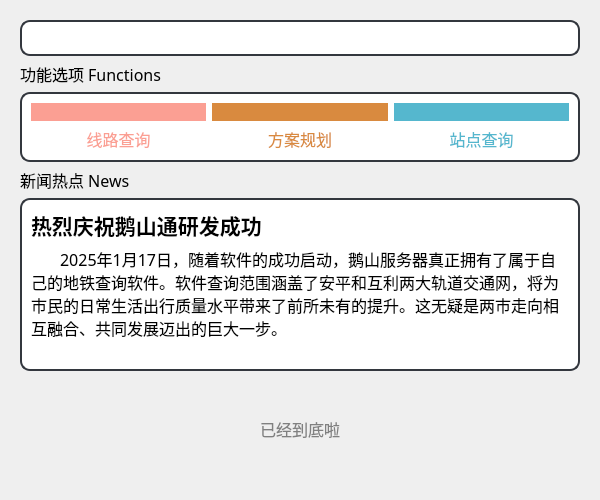
<?xml version="1.0" encoding="UTF-8"?>
<ui version="4.0">
 <class>Dialog</class>
 <widget class="QDialog" name="Dialog">
  <property name="geometry">
   <rect>
    <x>0</x>
    <y>0</y>
    <width>600</width>
    <height>500</height>
   </rect>
  </property>
  <property name="sizePolicy">
   <sizepolicy hsizetype="Expanding" vsizetype="Expanding">
    <horstretch>0</horstretch>
    <verstretch>0</verstretch>
   </sizepolicy>
  </property>
  <property name="maximumSize">
   <size>
    <width>600</width>
    <height>500</height>
   </size>
  </property>
  <property name="windowTitle">
   <string>鹅山通</string>
  </property>
  <property name="windowIcon">
   <iconset>
    <normaloff>icon.svg</normaloff>icon.svg</iconset>
  </property>
  <layout class="QVBoxLayout" name="verticalLayout" stretch="0">
   <item>
    <widget class="QScrollArea" name="scrollArea">
     <property name="sizePolicy">
      <sizepolicy hsizetype="Expanding" vsizetype="Expanding">
       <horstretch>0</horstretch>
       <verstretch>0</verstretch>
      </sizepolicy>
     </property>
     <property name="styleSheet">
      <string notr="true">QScrollArea {
	border: none;
}
QScrollBar:vertical {
	border: none;
	width: 10px;
	margin: 0px 0 0px 0;
}
QScrollBar::handle:vertical {
	background: Gainsboro;
	min-height: 20px;
	border-radius: 5px;
	border: none;
}
QScrollBar::add-line:vertical {
	border: 0px solid grey;
	height: 0px;
	subcontrol-position: bottom;
	subcontrol-origin: margin;
}
QScrollBar::sub-line:vertical {
	border: 0px solid grey;
	height: 0px;
	subcontrol-position: top;
	subcontrol-origin: margin;
}
QScrollBar::add-page:vertical, QScrollBar::sub-page:vertical {	
	background: none;
	width: 0px;
	height: 0px;
}
QScrollBar::handle:vertical:hover,QScrollBar::handle:vertical:pressed{
	background: rgb(209, 209, 209);
	min-height: 20px;
	border-radius: 5px;
	border: none;
}</string>
     </property>
     <property name="verticalScrollBarPolicy">
      <enum>Qt::ScrollBarAsNeeded</enum>
     </property>
     <property name="horizontalScrollBarPolicy">
      <enum>Qt::ScrollBarAlwaysOff</enum>
     </property>
     <property name="sizeAdjustPolicy">
      <enum>QAbstractScrollArea::AdjustIgnored</enum>
     </property>
     <property name="widgetResizable">
      <bool>true</bool>
     </property>
     <widget class="QWidget" name="scrollAreaWidgetContents">
      <property name="geometry">
       <rect>
        <x>0</x>
        <y>0</y>
        <width>572</width>
        <height>831</height>
       </rect>
      </property>
      <property name="sizePolicy">
       <sizepolicy hsizetype="Expanding" vsizetype="Expanding">
        <horstretch>0</horstretch>
        <verstretch>0</verstretch>
       </sizepolicy>
      </property>
      <property name="maximumSize">
       <size>
        <width>16777215</width>
        <height>16777215</height>
       </size>
      </property>
      <layout class="QVBoxLayout" name="mainLayout" stretch="0,0,0,0,100">
       <item>
        <widget class="QGroupBox" name="groupBox_3">
         <property name="styleSheet">
          <string notr="true">QGroupBox {
	color: black;
	border: 2px solid #33373E; 
	border-radius: 10px; 
	background-color: white;
}</string>
         </property>
         <property name="title">
          <string/>
         </property>
         <layout class="QHBoxLayout" name="horizontalLayout_2">
          <item>
           <widget class="QPushButton" name="cut">
            <property name="sizePolicy">
             <sizepolicy hsizetype="Minimum" vsizetype="Expanding">
              <horstretch>0</horstretch>
              <verstretch>0</verstretch>
             </sizepolicy>
            </property>
            <property name="styleSheet">
             <string notr="true">QPushButton {
	border-radius: 10px;
}
QPushButton:hover {
    background-color: rgba(200, 200, 200, 90); 
}
QPushButton:pressed {
    background-color: rgba(190, 190, 190, 90); 
}</string>
            </property>
            <property name="text">
             <string/>
            </property>
            <property name="icon">
             <iconset>
              <normaloff>left.png</normaloff>left.png</iconset>
            </property>
            <property name="iconSize">
             <size>
              <width>30</width>
              <height>30</height>
             </size>
            </property>
           </widget>
          </item>
          <item>
           <widget class="QLabel" name="cover">
            <property name="text">
             <string/>
            </property>
            <property name="pixmap">
             <pixmap>../ad/cover_1.png</pixmap>
            </property>
           </widget>
          </item>
          <item>
           <widget class="QPushButton" name="plus">
            <property name="sizePolicy">
             <sizepolicy hsizetype="Minimum" vsizetype="Expanding">
              <horstretch>0</horstretch>
              <verstretch>0</verstretch>
             </sizepolicy>
            </property>
            <property name="styleSheet">
             <string notr="true">QPushButton {
	border-radius: 10px;
}
QPushButton:hover {
    background-color: rgba(200, 200, 200, 90); 
}
QPushButton:pressed {
    background-color: rgba(190, 190, 190, 90); 
}</string>
            </property>
            <property name="text">
             <string/>
            </property>
            <property name="icon">
             <iconset>
              <normaloff>right.png</normaloff>right.png</iconset>
            </property>
            <property name="iconSize">
             <size>
              <width>30</width>
              <height>30</height>
             </size>
            </property>
           </widget>
          </item>
         </layout>
        </widget>
       </item>
       <item>
        <widget class="QLabel" name="label_5">
         <property name="font">
          <font>
           <family>微软雅黑</family>
           <pointsize>12</pointsize>
          </font>
         </property>
         <property name="text">
          <string>功能选项 Functions</string>
         </property>
        </widget>
       </item>
       <item>
        <widget class="QGroupBox" name="groupBox">
         <property name="styleSheet">
          <string notr="true">QGroupBox {
	color: black;
	background-color: white;
	border: 2px solid #33373E;
	border-radius: 10px; 
}</string>
         </property>
         <property name="title">
          <string/>
         </property>
         <layout class="QHBoxLayout" name="horizontalLayout">
          <item>
           <layout class="QVBoxLayout" name="verticalLayout_4">
            <item>
             <widget class="QPushButton" name="route">
              <property name="sizePolicy">
               <sizepolicy hsizetype="Expanding" vsizetype="Expanding">
                <horstretch>0</horstretch>
                <verstretch>0</verstretch>
               </sizepolicy>
              </property>
              <property name="styleSheet">
               <string notr="true">QPushButton {
	border-radius: 10px;
	border: 2px solid rgb(251,159,147);
    background-color: rgb(251,159,147);      
}
QPushButton:hover {
    background-color: rgb(241,149,137); 
}
QPushButton:pressed {
	border: 2px solid rgb(241,149,137);
    background-color: rgb(241,149,137); 
}</string>
              </property>
              <property name="text">
               <string/>
              </property>
              <property name="icon">
               <iconset>
                <normaloff>route.png</normaloff>route.png</iconset>
              </property>
              <property name="iconSize">
               <size>
                <width>45</width>
                <height>45</height>
               </size>
              </property>
             </widget>
            </item>
            <item>
             <widget class="QLabel" name="label_7">
              <property name="font">
               <font>
                <family>微软雅黑</family>
                <pointsize>12</pointsize>
               </font>
              </property>
              <property name="styleSheet">
               <string notr="true">color: rgb(251,159,147);</string>
              </property>
              <property name="text">
               <string>线路查询</string>
              </property>
              <property name="alignment">
               <set>Qt::AlignCenter</set>
              </property>
             </widget>
            </item>
           </layout>
          </item>
          <item>
           <layout class="QVBoxLayout" name="verticalLayout_5">
            <item>
             <widget class="QPushButton" name="plan">
              <property name="sizePolicy">
               <sizepolicy hsizetype="Expanding" vsizetype="Expanding">
                <horstretch>0</horstretch>
                <verstretch>0</verstretch>
               </sizepolicy>
              </property>
              <property name="styleSheet">
               <string notr="true">QPushButton {
	border-radius: 10px;
	border: 2px solid rgb(217,138,63);
    background-color: rgb(217,138,63);     
}
QPushButton:hover {
    background-color: rgb(207,128,53);
}
QPushButton:pressed {
	border: 2px solid rgb(207,128,53);
    background-color: rgb(207,128,53);
}</string>
              </property>
              <property name="text">
               <string/>
              </property>
              <property name="icon">
               <iconset>
                <normaloff>plan.png</normaloff>plan.png</iconset>
              </property>
              <property name="iconSize">
               <size>
                <width>45</width>
                <height>45</height>
               </size>
              </property>
             </widget>
            </item>
            <item>
             <widget class="QLabel" name="label_8">
              <property name="font">
               <font>
                <family>微软雅黑</family>
                <pointsize>12</pointsize>
               </font>
              </property>
              <property name="styleSheet">
               <string notr="true">color: rgb(217,138,63);</string>
              </property>
              <property name="text">
               <string>方案规划</string>
              </property>
              <property name="alignment">
               <set>Qt::AlignCenter</set>
              </property>
             </widget>
            </item>
           </layout>
          </item>
          <item>
           <layout class="QVBoxLayout" name="verticalLayout_6">
            <item>
             <widget class="QPushButton" name="search">
              <property name="sizePolicy">
               <sizepolicy hsizetype="Expanding" vsizetype="Expanding">
                <horstretch>0</horstretch>
                <verstretch>0</verstretch>
               </sizepolicy>
              </property>
              <property name="styleSheet">
               <string notr="true">QPushButton {
	border-radius: 10px;
	border: 2px solid rgb(85,183,206);
    background-color: rgb(85,183,206);     
}
QPushButton:hover {
    background-color: rgb(75,173,196);
}
QPushButton:pressed {
	border: 2px solid rgb(75,173,196);
    background-color: rgb(75,173,196);
}</string>
              </property>
              <property name="text">
               <string/>
              </property>
              <property name="icon">
               <iconset>
                <normaloff>search.png</normaloff>search.png</iconset>
              </property>
              <property name="iconSize">
               <size>
                <width>40</width>
                <height>40</height>
               </size>
              </property>
             </widget>
            </item>
            <item>
             <widget class="QLabel" name="label_9">
              <property name="font">
               <font>
                <family>微软雅黑</family>
                <pointsize>12</pointsize>
               </font>
              </property>
              <property name="styleSheet">
               <string notr="true">color: rgb(85,183,206);</string>
              </property>
              <property name="text">
               <string>站点查询</string>
              </property>
              <property name="alignment">
               <set>Qt::AlignCenter</set>
              </property>
             </widget>
            </item>
           </layout>
          </item>
         </layout>
        </widget>
       </item>
       <item>
        <widget class="QLabel" name="label_4">
         <property name="font">
          <font>
           <family>微软雅黑</family>
           <pointsize>12</pointsize>
          </font>
         </property>
         <property name="text">
          <string>新闻热点 News</string>
         </property>
        </widget>
       </item>
       <item>
        <layout class="QVBoxLayout" name="verticalLayout_3">
         <item alignment="Qt::AlignTop">
          <widget class="QGroupBox" name="groupBox_2">
           <property name="sizePolicy">
            <sizepolicy hsizetype="Expanding" vsizetype="Fixed">
             <horstretch>0</horstretch>
             <verstretch>0</verstretch>
            </sizepolicy>
           </property>
           <property name="styleSheet">
            <string notr="true">QGroupBox {
	color: black;
	background-color: white;
	border: 2px solid #33373E; 
	border-radius: 10px; 
}</string>
           </property>
           <property name="title">
            <string/>
           </property>
           <layout class="QVBoxLayout" name="verticalLayout_2">
            <item>
             <widget class="QLabel" name="label">
              <property name="font">
               <font>
                <family>微软雅黑</family>
                <pointsize>16</pointsize>
                <weight>75</weight>
                <bold>true</bold>
               </font>
              </property>
              <property name="text">
               <string>热烈庆祝鹅山通研发成功</string>
              </property>
             </widget>
            </item>
            <item>
             <widget class="QLabel" name="label_2">
              <property name="sizePolicy">
               <sizepolicy hsizetype="Expanding" vsizetype="Fixed">
                <horstretch>0</horstretch>
                <verstretch>0</verstretch>
               </sizepolicy>
              </property>
              <property name="font">
               <font>
                <family>微软雅黑</family>
                <pointsize>12</pointsize>
               </font>
              </property>
              <property name="text">
               <string>       2025年1月17日，随着软件的成功启动，鹅山服务器真正拥有了属于自己的地铁查询软件。软件查询范围涵盖了安平和互利两大轨道交通网，将为市民的日常生活出行质量水平带来了前所未有的提升。这无疑是两市走向相互融合、共同发展迈出的巨大一步。</string>
              </property>
              <property name="wordWrap">
               <bool>true</bool>
              </property>
             </widget>
            </item>
            <item>
             <widget class="QLabel" name="label_3">
              <property name="text">
               <string/>
              </property>
              <property name="pixmap">
               <pixmap>../ad/ad_1.png</pixmap>
              </property>
              <property name="alignment">
               <set>Qt::AlignCenter</set>
              </property>
             </widget>
            </item>
           </layout>
          </widget>
         </item>
         <item>
          <widget class="QLabel" name="label_6">
           <property name="font">
            <font>
             <family>微软雅黑</family>
             <pointsize>12</pointsize>
            </font>
           </property>
           <property name="styleSheet">
            <string notr="true">color: gray;</string>
           </property>
           <property name="text">
            <string>已经到底啦</string>
           </property>
           <property name="alignment">
            <set>Qt::AlignCenter</set>
           </property>
          </widget>
         </item>
        </layout>
       </item>
      </layout>
     </widget>
    </widget>
   </item>
  </layout>
 </widget>
 <resources/>
 <connections/>
</ui>
